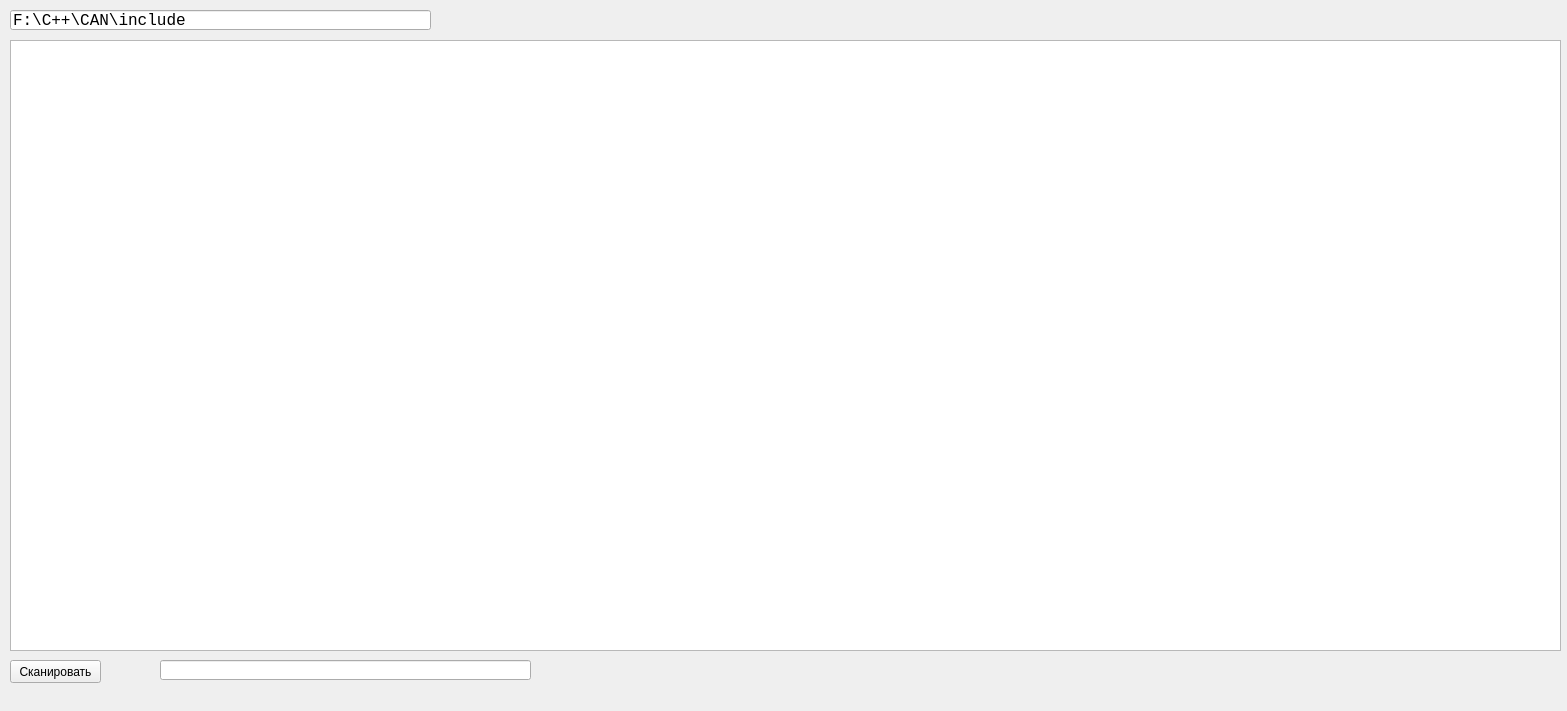
<?xml version="1.0" encoding="UTF-8"?>
<ui version="4.0">
 <class>IncludeParser</class>
 <widget class="QMainWindow" name="IncludeParser">
  <property name="geometry">
   <rect>
    <x>0</x>
    <y>0</y>
    <width>1567</width>
    <height>711</height>
   </rect>
  </property>
  <property name="windowTitle">
   <string>IncludeParser</string>
  </property>
  <widget class="QWidget" name="centralwidget">
   <widget class="QLineEdit" name="lineEditIncludePath">
    <property name="geometry">
     <rect>
      <x>10</x>
      <y>10</y>
      <width>421</width>
      <height>20</height>
     </rect>
    </property>
    <property name="font">
     <font>
      <family>Courier New</family>
      <pointsize>12</pointsize>
     </font>
    </property>
    <property name="text">
     <string>F:\C++\CAN\include</string>
    </property>
   </widget>
   <widget class="QPushButton" name="pushButton">
    <property name="geometry">
     <rect>
      <x>10</x>
      <y>660</y>
      <width>91</width>
      <height>23</height>
     </rect>
    </property>
    <property name="text">
     <string>Сканировать</string>
    </property>
   </widget>
   <widget class="QTableWidget" name="tableWidget">
    <property name="geometry">
     <rect>
      <x>10</x>
      <y>40</y>
      <width>1551</width>
      <height>611</height>
     </rect>
    </property>
    <property name="editTriggers">
     <set>QAbstractItemView::NoEditTriggers</set>
    </property>
   </widget>
   <widget class="QLineEdit" name="lineEdit">
    <property name="geometry">
     <rect>
      <x>160</x>
      <y>660</y>
      <width>371</width>
      <height>20</height>
     </rect>
    </property>
   </widget>
  </widget>
  <widget class="QMenuBar" name="menubar">
   <property name="geometry">
    <rect>
     <x>0</x>
     <y>0</y>
     <width>1567</width>
     <height>21</height>
    </rect>
   </property>
  </widget>
 </widget>
 <resources/>
 <connections/>
</ui>
